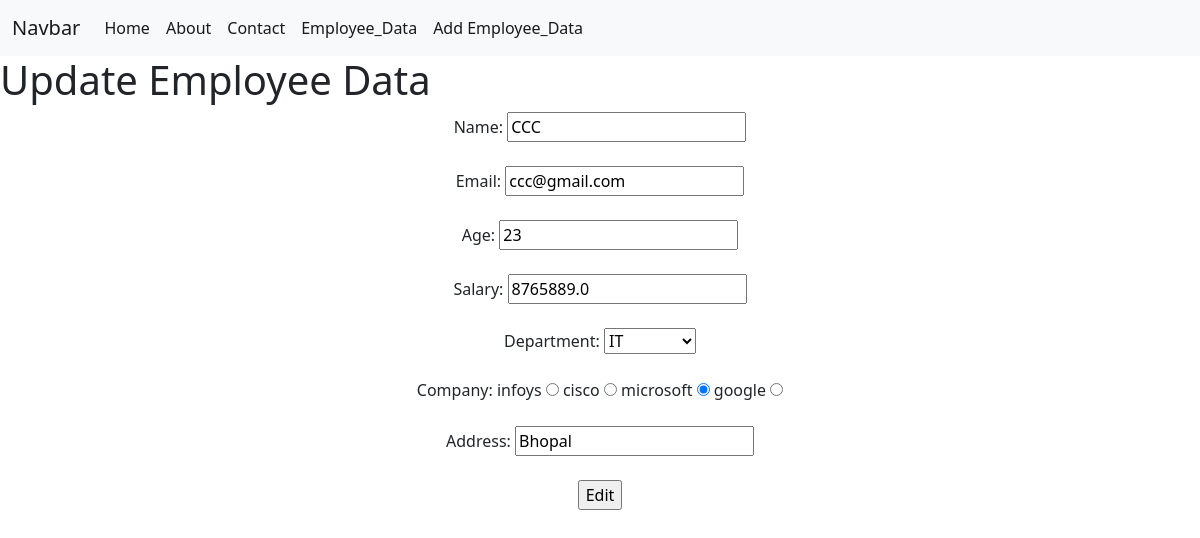
The page /editdata/3/ on the database its author committed.
### App1/models.py (models this page shows, shortened)
class Employee(models.Model):
    name = models.CharField(max_length=50)
    email = models.EmailField(unique=True)
    age = models.IntegerField()
    salary = models.FloatField()
    address = models.TextField(max_length=200, default='Null')
    Company = models.ForeignKey(
        'Company',
        on_delete=models.CASCADE,
        related_name='employees',
        default=None,
        null=True,
        blank=True
    )
    department = models.ForeignKey(
        'Department',
        on_delete=models.CASCADE,
        related_name='employees',
        default=None,
        null=True,
        blank=True
    )

class Department(models.Model):
    name = models.CharField(max_length=50)
    phone = models.CharField(max_length=15, unique=True)

class Company(models.Model):
    name = models.CharField(max_length=50)
    email = models.EmailField(unique=True)
    location = models.TextField(max_length=50)
    branch_num = models.IntegerField()

### App1/views.py (the view, shortened to what this page needs)
# urls.py: path('editdata/<int:id>/',views.updateEmpData,name='editdata'),
def updateEmpData(request, id):
    emp = get_object_or_404(Employee, id=id)
    dep_data = Department.objects.all()
    company_data = Company.objects.all()
    return render(request,'editform.html',{'emp': emp,'dep_data': dep_data,   'company_data': company_data } )

### Templates/editform.html (shortened to what this page needs)
{% extends "base.html" %}
{% block content %}
<h1>Update Employee Data</h1>
<center>
    <form method="POST">
        Name:
        <input type="text" name="nm" value="{{ emp.name }}">
        <br><br>
        Email:
        <input type="email" name="em" value="{{ emp.email }}">
        <br><br>
        Age:
        <input type="number" name="ag" value="{{ emp.age }}">
        <br><br>
        Salary:
        <input type="number" name="sal" value="{{ emp.salary }}">
        <br><br>
        Department:
        <select name="dept">
            {% for i in dep_data %}
                <option value="{{ i.id }}"
                    {% if emp.department_id == i.id %}selected{% endif %}>
                    {{ i.name }}
                </option>
            {% endfor %}
        </select>
        <br><br>
        Company:
        {% for i in company_data %}
            {{ i.name }}
            <input
                type="radio"
                name="com"
                value="{{ i.id }}"
                {% if emp.Company_id == i.id %}checked{% endif %}
            >
        {% endfor %}
        <br><br>
        Address:
        <input type="text" name="add" value="{{ emp.address }}">
        <br><br>
        <input type="submit" value="Edit">
    </form>
</center>
{% endblock %}

### rows shown on the page
Employee: nm "CCC", em "ccc@gmail.com", ag "23", sal "8765889.0", dept "IT", add "Bhopal"
Company: name "infoys"
Company: name "cisco"
Company: name "microsoft", com "☑"
Company: name "google"
